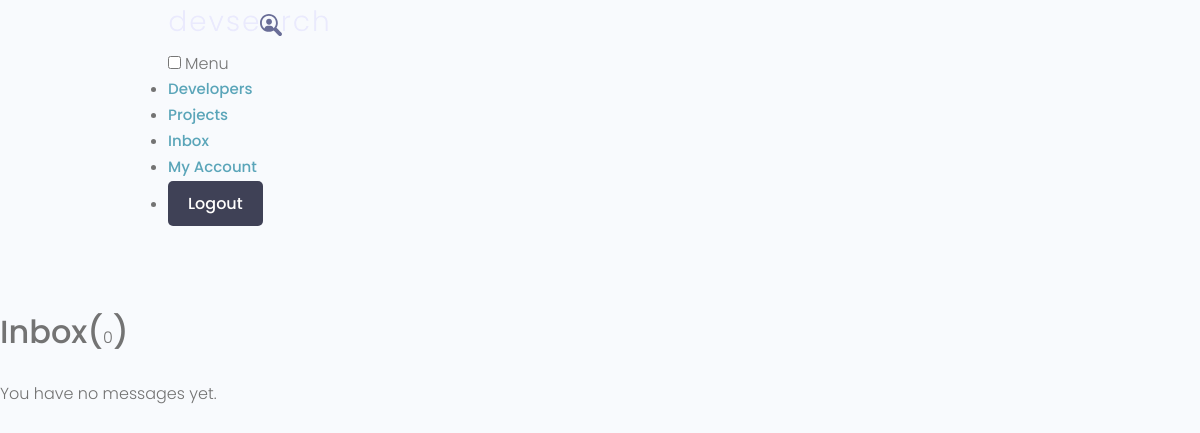
The page /profile/inbox/ (signed in) on the database as committed earlier.
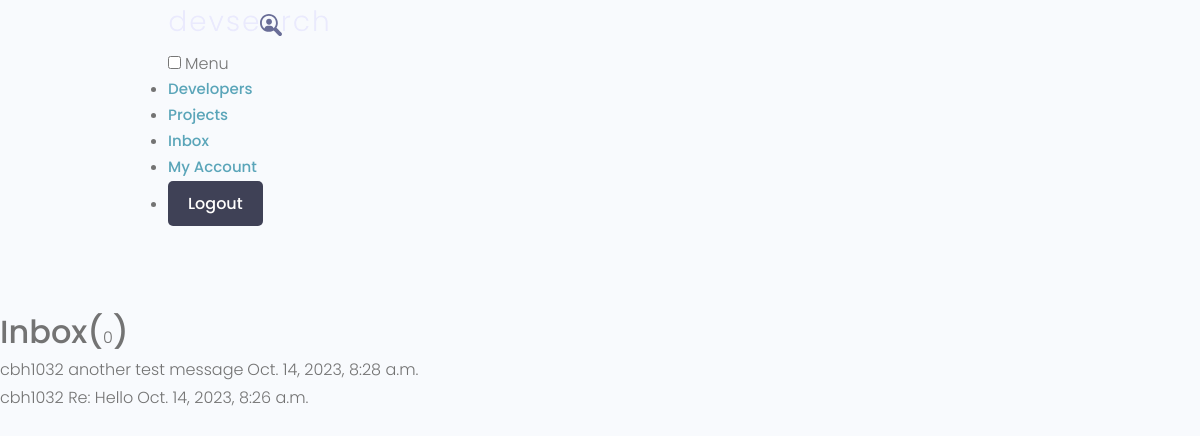
The same page on the database as committed later.
### users/models.py (models this page shows, shortened)
class Message(models.Model):
    sender = models.ForeignKey(Profile, on_delete=models.SET_NULL, null=True, blank=True)
    recipient = models.ForeignKey(Profile, on_delete=models.SET_NULL, null=True, blank=True, related_name="messages")
    name = models.CharField(max_length=200, null=True, blank=True)
    email = models.EmailField(max_length=200, null=True, blank=True)
    subject = models.CharField(max_length=200, null=True, blank=True)
    body = models.TextField()
    is_read = models.BooleanField(default=False, null=True)
    created = models.DateTimeField(auto_now_add=True)
    id = models.UUIDField(default=uuid.uuid4, unique=True, primary_key=True, editable=False)
    class Meta:
        ordering = ["is_read", "-created"]

class Profile(models.Model):
    user = models.OneToOneField(User, on_delete=models.CASCADE, null=True, blank=True)
    name = models.CharField(max_length=200, blank=False, null=False)
    email = models.EmailField(max_length=500, blank=False, null=False)
    username = models.CharField(max_length=200, blank=False, null=False)
    location = models.CharField(max_length=200, blank=True, null=True)
    short_intro = models.CharField(max_length=200, blank=True, null=True)
    bio = models.TextField(blank=True, null=True)
    profile_image = models.ImageField(null=True, blank=True, upload_to='profiles/', default='profiles/user-default.png')
    social_github = models.CharField(max_length=200, blank=True, null=True)
    social_twitter = models.CharField(max_length=200, blank=True, null=True)
    social_linkedin = models.CharField(max_length=200, blank=True, null=True)
    social_youtube = models.CharField(max_length=200, blank=True, null=True)
    social_website = models.CharField(max_length=200, blank=True, null=True)
    created = models.DateTimeField(auto_now_add=True)
    id = models.UUIDField(default=uuid.uuid4, unique=True,
                          primary_key=True, editable=False)
    def __str__(self):
        return str(self.username)
    class Meta:
        ordering = ["-created"]

### users/views.py (the view)
# urls.py: path("inbox/", views.messageInbox, name="inbox"),
@login_required(login_url=login)
def messageInbox(request):
    profile = request.user.profile
    inbox = Message.objects.filter(recipient=profile)
    context = {
        "inbox": inbox,
        "unread": sum(not message.is_read for message in inbox)
    }
    return render(request, 'users/inbox.html', context)

### users/templates/users/inbox.html (shortened to what this page needs)
{% extends 'main.html' %}
{% block content %}
  <main class="inbox my-xl">
    <div class="content-box">
      <h3 class="inbox__title">Inbox(<span>{{unread}}</span>)</h3>
      <ul class="messages">
        {% if inbox %}
        {% for message in inbox %}
        <li class="message
        ">
          <a href="{% url 'indivMessage' message.id %}">
            <span class="message__author">
              {% if message.sender %}
              {{ message.sender }}
              {% else %}
              {{ message.name }}
              {% endif %}
            </span>
            <span class="message__subject">{{ message.subject }}</span>
            <span class="message__date">{{ message.created }}</span>
          </a>
        </li>
        {% endfor %}
        {% else %}
        <br>
        <p>You have no messages yet.</p>
        <br>
        {% endif %}
      </ul>
    </div>
  </main>
{% endblock %}

Rows that differ between the two databases and show on the page:
added Message: sender "cbh1032", subject "another test message", created "Oct. 14, 2023, 8:28 a.m."
added Message: sender "cbh1032", subject "Re: Hello", created "Oct. 14, 2023, 8:26 a.m."
Other text that changed with them:
text no longer shown: "You have no messages yet."
